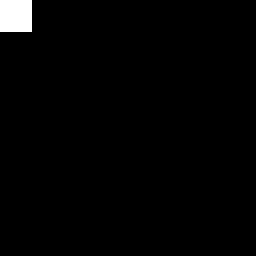
Frame 1 (no input)
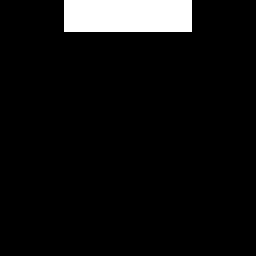
Frame 60 (the mouse pressed at the canvas centre just before this capture)
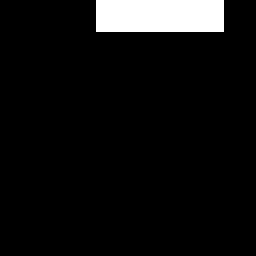
Frame 120 (the mouse held since frame 60 and released just before this capture)

The Processing sketch that drew these frames (run headless with seeded random() and noise(); from frame 60 on, the mouse is pressed at the canvas centre):

// Processing sketch: processing_64688
// ── processing_64688.pde

// Constants instead of enum because processing doesn't support it
private static final int MODE_BlackWhite = 0;
private static final int MODE_Grey8 = 1;
private static final int MODE_Grey255 = 2;
private static final int MODE_Color8 = 3;
private static final int MODE_Color255 = 4;

// Properties that can be modified
private static final int ms_nImageSize = 8;
private static final int ms_nPixelSize = 32;
private static final int m_nColorMode = MODE_BlackWhite;

// Private attributes
private boolean m_bInPause;
private Coordinates m_coordinates;
private Color[][] m_nPixels;

public void setup(){
  size(256, 256);
  background(0);
  noStroke();
  
  m_bInPause = false;
  m_coordinates = new Coordinates();
  m_nPixels = new Color[ms_nImageSize][ms_nImageSize];

  for (int i = 0; i < ms_nImageSize; ++i){
    for (int j = 0; j < ms_nImageSize; ++j){
      m_nPixels[i][j] = new Color();
    }
  }
}

public void draw(){
  if (!m_bInPause){
    m_coordinates.X = 0;
    m_coordinates.Y = 0;
    incrementPixel(m_coordinates);
  }
}
    
public void keyPressed(){
  if (key == 'p' || key == 'P') {
    m_bInPause = !m_bInPause;
  }
}

public void incrementPixel(Coordinates coord){
  int x = coord.X;
  int y = coord.Y;
  
  if (m_nPixels[x][y].Increment()) {
    coord.Increment();
    incrementPixel(coord);
  }
  
  fill(m_nPixels[x][y].R, m_nPixels[x][y].G, m_nPixels[x][y].B);
  rect(x * ms_nPixelSize, y * ms_nPixelSize, ms_nPixelSize, ms_nPixelSize);
}

public class Coordinates{
  public int X = 0;
  public int Y = 0;
  
  public void Increment(){
    X++;
    if (X >= ms_nImageSize){
      X = 0;
      Y = (Y + 1) % ms_nImageSize;
    }
  }
}

public class Color{
  public int R = 0;
  public int G = 0;
  public int B = 0;
  
  public boolean Increment(){
    switch(m_nColorMode){
      case MODE_BlackWhite:
      if (R == 255){
        R = G = B = 0;
        return true;
      }
      else{
        R = G = B = 255;
        return false;
      }
        
      case MODE_Grey8:
      if (R >= 255){
        R = G = B = 0;
        return true;
      }
      else{
        R = G = B = R + 32;
        return false;
      }
      
      case MODE_Grey255:
      if (R >= 255){
        R = G = B = 0;
        return true;
      }
      else{
        R = G = B = R + 1;
        return false;
      }
      
      case MODE_Color8:
      if (R >= 255){
        R = 0;
        if (G >= 255){
          G = 0;
          if (B >= 255){
            B = 0;
            return true;
          }
          else{
            B += 32;
          }
        }
        else{
          G += 32;
        }
      }
      else{
        R += 32;
      }
      return false;
        
      case MODE_Color255:
      if (R >= 255){
        R = 0;
        if (G >= 255){
          G = 0;
          if (B >= 255){
            B = 0;
            return true;
          }
          else{
            B++;
          }
        }
        else{
          G++;
        }
      }
      else{
        R++;
      }
      return false;
      
      default: return false;
    }
  }
}
